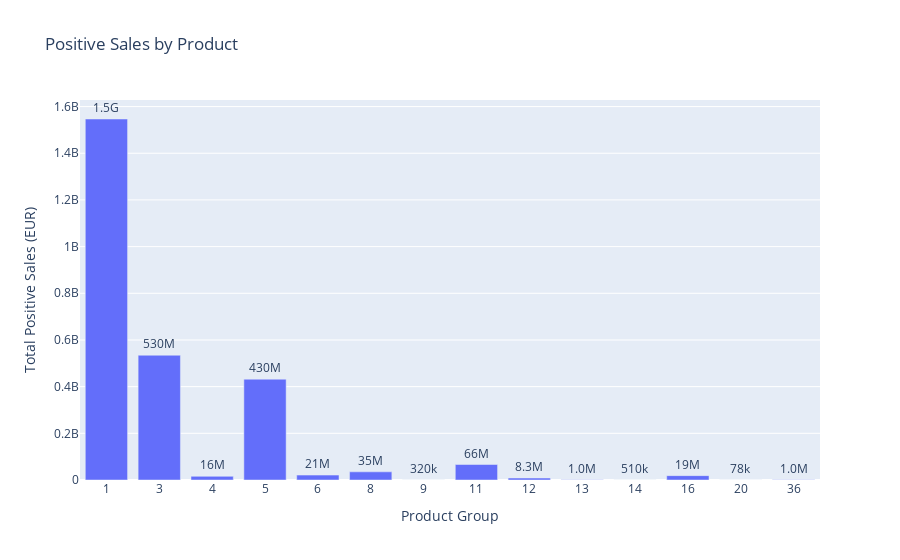

Write notebook code for a chart like this one.
### Markdown cell above
<span style="background-color:#235987; padding:5px; border-radius:5px;">**Remarks**</span> <a id='sales-data'></a>

Similar to Negative sales values, the positive sales peaks at the beginning of the month. This aligns with the expected spending behavior coming from enterprises, due to budgeting/cash flow management, payroll and other expenses settlement at the end of the month, between others.

### Code cell
grouped_positive_sales_product= positive_sales.groupby('Mapped_GCK')['Sales_EUR'].sum().reset_index()

plot_sales_by_product(grouped_positive_sales_product, 'Mapped_GCK', 'Sales_EUR', 'Positive Sales by Product', 'Product Group', 'Total Positive Sales (EUR)')

### Figure 1 — Plotly figure (JSON) as saved in the notebook; plotly's stock layout.template omitted (floating-point values rounded to 4 significant figures)
{"data": [{"alignmentgroup": "True", "hovertemplate": "Product Group=%{x}<br>Total Positive Sales (EUR)=%{text}<extra></extra>", "legendgroup": "", "marker": {"color": "#636efa", "pattern": {"shape": ""}}, "name": "", "offsetgroup": "", "orientation": "v", "showlegend": false, "text": [1547000000.0, 534600000.0, 15740000.0, 432000000.0, 21060000.0, 34950000.0, 318800.0, 66420000.0, 8295000.0, 1009000.0, 507000.0, 18680000.0, 78370.0, 1012000.0], "textposition": "outside", "texttemplate": "%{text:.2s}", "type": "bar", "x": [1, 3, 4, 5, 6, 8, 9, 11, 12, 13, 14, 16, 20, 36], "xaxis": "x", "y": [1547000000.0, 534600000.0, 15740000.0, 432000000.0, 21060000.0, 34950000.0, 318800.0, 66420000.0, 8295000.0, 1009000.0, 507000.0, 18680000.0, 78370.0, 1012000.0], "yaxis": "y"}], "layout": {"barmode": "relative", "legend": {"tracegroupgap": 0}, "title": {"text": "Positive Sales by Product"}, "xaxis": {"anchor": "y", "domain": [0, 1], "tickmode": "linear", "title": {"text": "Product Group"}, "type": "category"}, "yaxis": {"anchor": "x", "domain": [0, 1], "title": {"text": "Total Positive Sales (EUR)"}}}}
